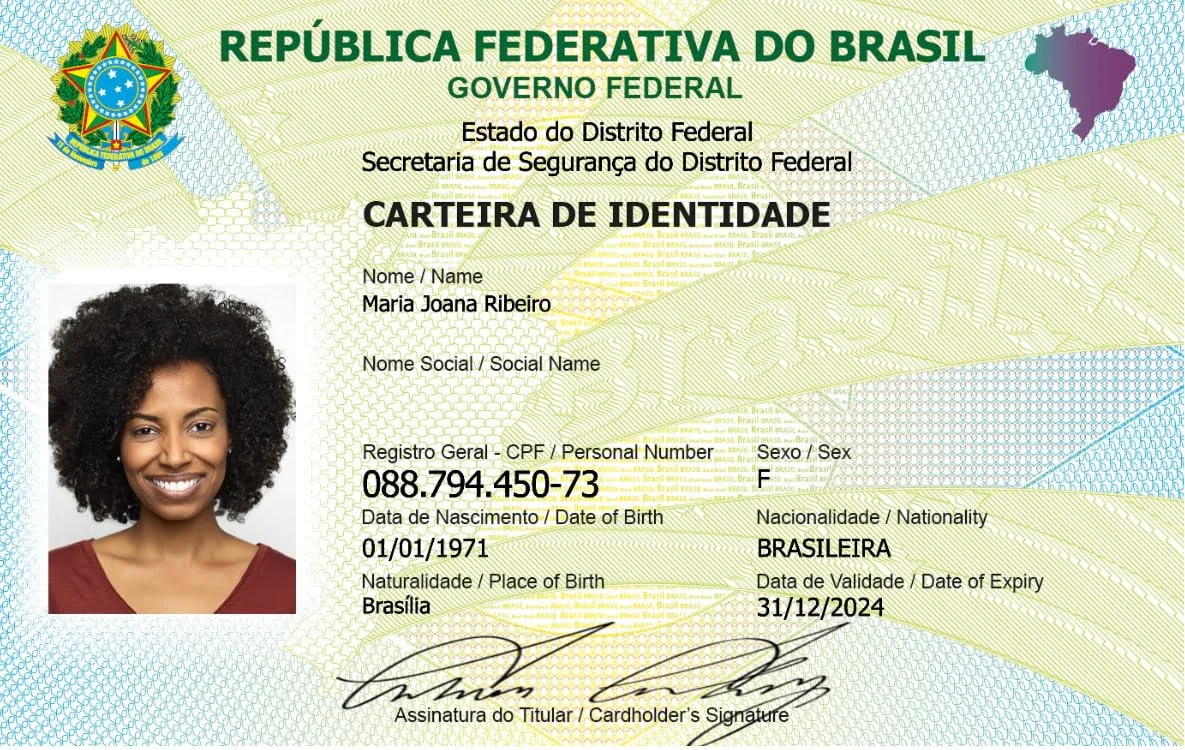
#> input picture img/CNI.png, 1185 x 750 px
$ python app.py
#> lines starting #> are read from the running program, lines starting #| are printed output that depends on the picture; after the words box and inside, x2 and y2 are one past the last pixel; in counts of white or black regions, pixels touching at a corner belong together
import cv2
import numpy as np

# Carrega a imagem
image = cv2.imread('./img/CNI.png')
#> image is the input picture: shape (750, 1185, 3); mean B, G, R 189.5, 213.2, 208.4

# Converte para escala de cinza
gray = cv2.cvtColor(image, cv2.COLOR_BGR2GRAY)
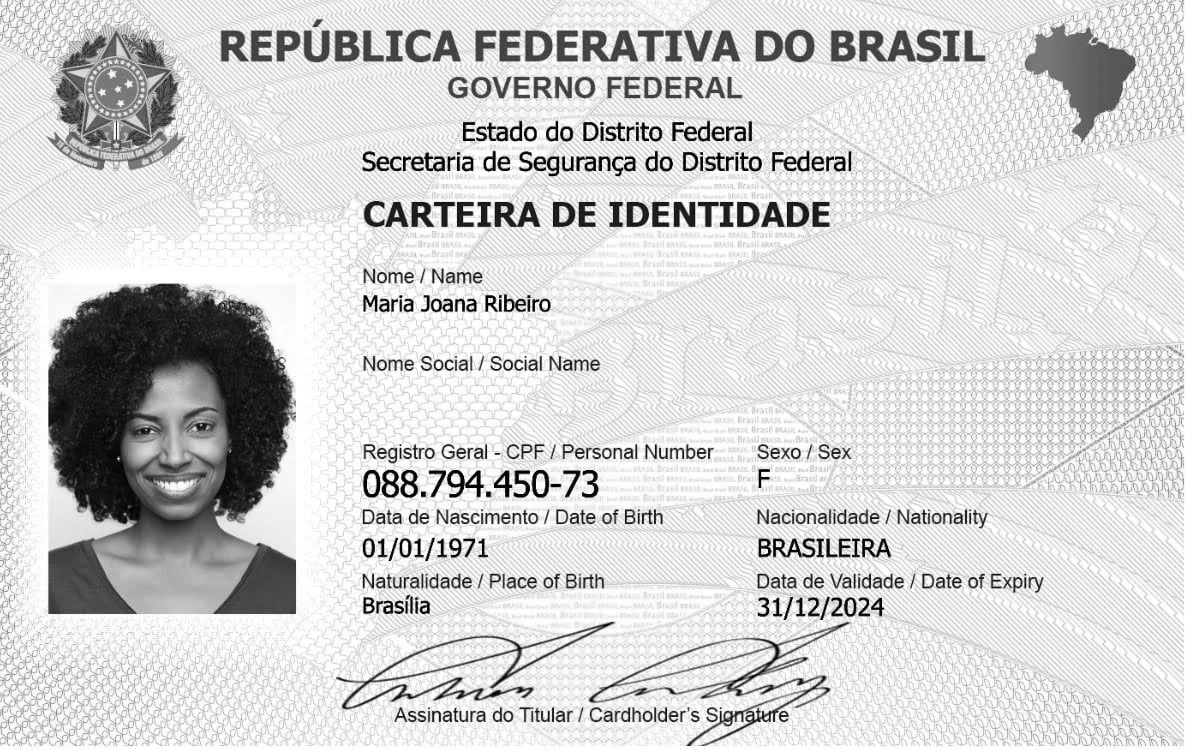
#> gray: shape (750, 1185); min 0, max 255, mean 209

# Aplica uma limiarização
_, thresh = cv2.threshold(gray, 127, 255, cv2.THRESH_BINARY_INV)
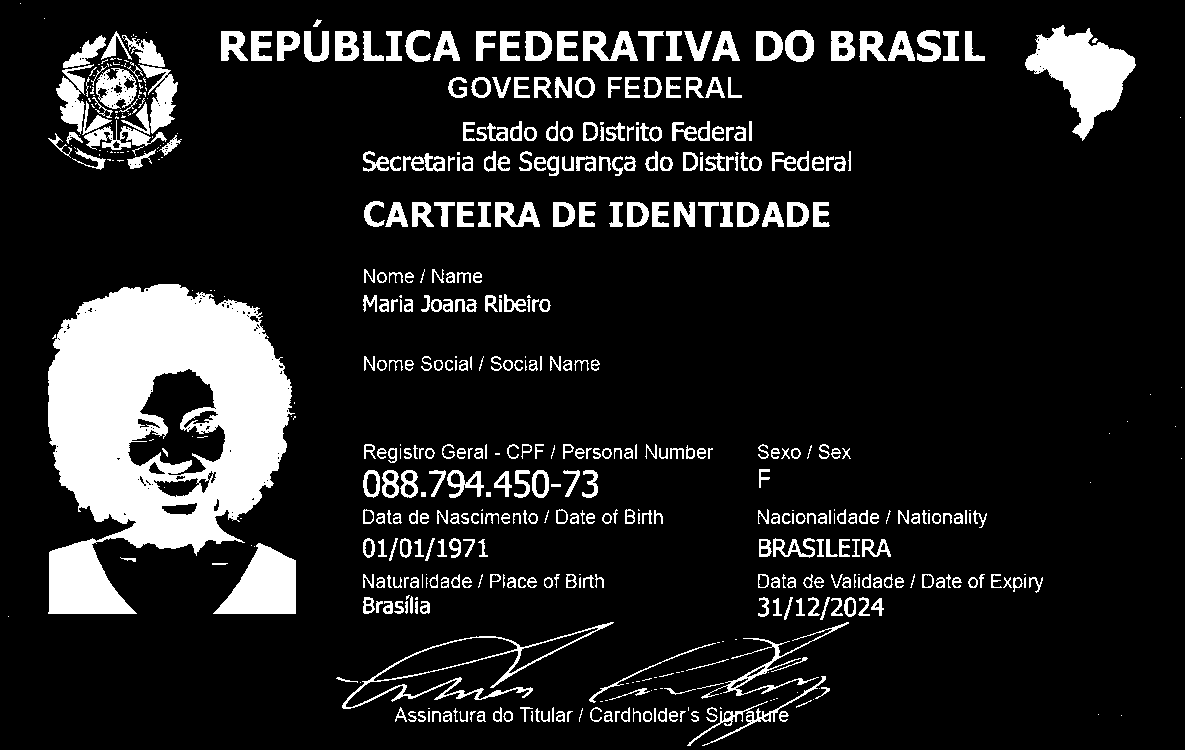
#> thresh: shape (750, 1185); 12.7% white; 567 white regions (158 under 20 px)

# Encontra os contornos
contours, _ = cv2.findContours(thresh, cv2.RETR_EXTERNAL, cv2.CHAIN_APPROX_SIMPLE)
#> contours = 562 contours, 230 with area under 20; largest, box (x1, y1, x2, y2) and area: (48, 284, 295, 614) 54454, (1025, 25, 1136, 141) 5724, (342, 622, 614, 709) 4600, (213, 543, 296, 614) 3588, (138, 64, 178, 134) 1100

# Especifique a dimensão conhecida do objeto de referência em cm
known_width_cm = 2.0  # exemplo: 2 cm

# Encontre o contorno do objeto de referência (assumindo que seja o maior contorno)
reference_contour = max(contours, key=cv2.contourArea)
#> reference_contour = contour of 788 points, box (x1, y1, x2, y2) (48, 284, 295, 614), area 54454

# Calcula a largura do objeto de referência em pixels
_, _, ref_width_px, _ = cv2.boundingRect(reference_contour)
#> ref_width_px = 247

# Calcula a razão pixels-para-cm
pixels_per_cm = ref_width_px / known_width_cm
#> pixels_per_cm = 123.5

# Medir o maior contorno que não seja o de referência
object_contour = sorted(contours, key=cv2.contourArea, reverse=True)[1]
#> object_contour = contour of 235 points, box (x1, y1, x2, y2) (1025, 25, 1136, 141), area 5724

# Calcula o retângulo delimitador do contorno do objeto
x, y, obj_width_px, obj_height_px = cv2.boundingRect(object_contour)
#> x = 1025; y = 25; obj_width_px = 111; obj_height_px = 116

# Converte as medidas de pixels para cm
obj_width_cm = obj_width_px / pixels_per_cm
#> obj_width_cm = 0.899
obj_height_cm = obj_height_px / pixels_per_cm
#> obj_height_cm = 0.939

# Exibe o tamanho do objeto em cm
print(f"Largura do objeto: {obj_width_cm:.2f} cm, Altura do objeto: {obj_height_cm:.2f} cm")
#| Largura do objeto: 0.90 cm, Altura do objeto: 0.94 cm

# Desenha o retângulo ao redor do objeto e do objeto de referência
cv2.rectangle(image, (x, y), (x + obj_width_px, y + obj_height_px), (0, 255, 0), 2)
cv2.rectangle(image, cv2.boundingRect(reference_contour), (255, 0, 0), 2)
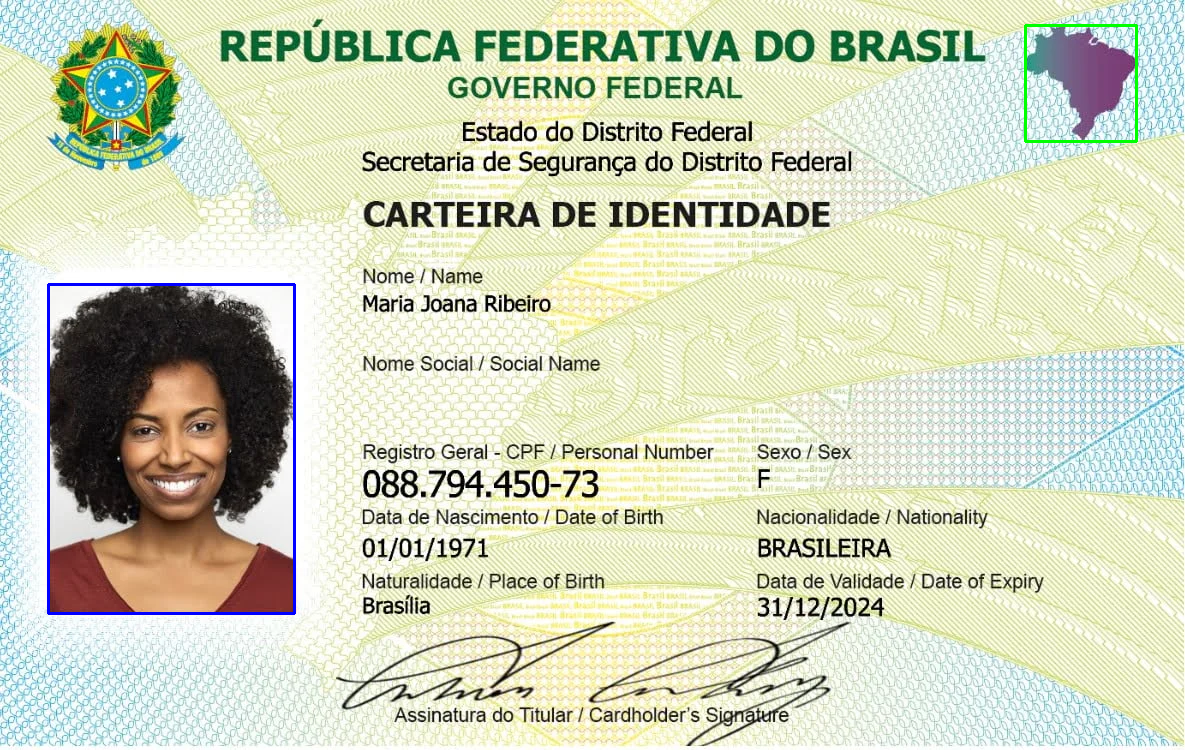
#> image: shape (750, 1185, 3); mean B, G, R 189.4, 212.5, 207.2

# Exibe a imagem com os retângulos desenhados
cv2.imshow('Imagem com Contornos', image)
cv2.waitKey(0)
cv2.destroyAllWindows()
